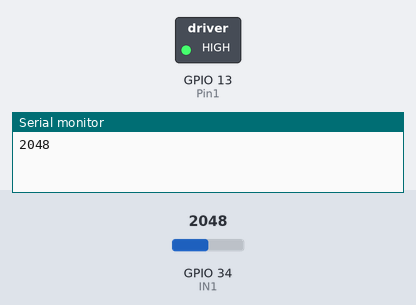
The sketch below on a simulated ESP32. Parts: switched loads named in the sketch (green lamp = pin HIGH), the last lines printed to the serial monitor. The inputs (shaded band) are chosen by the test bench; at power-on: GPIO 34 (IN1) = 2048. WiFi joins after 1.5 s; servers stay silent unless stated.

Above: at 3.0 s.
3.1 s: GPIO 34 (IN1) set to 3431
5.0 s: GPIO 34 (IN1) set to 3566
At 6.3 s:
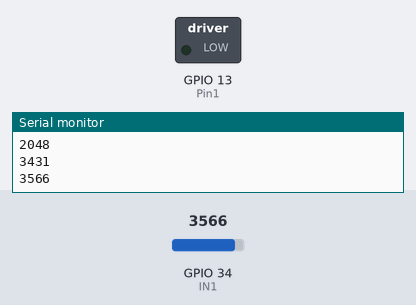
7.3 s: GPIO 34 (IN1) set to 3460
At 9.0 s:
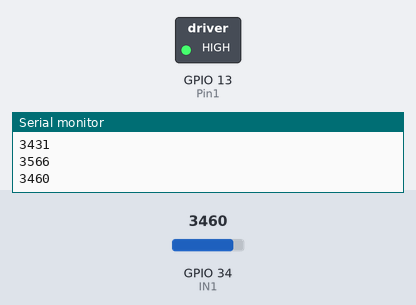
9.3 s: GPIO 34 (IN1) set to 3540
At 10.6 s:
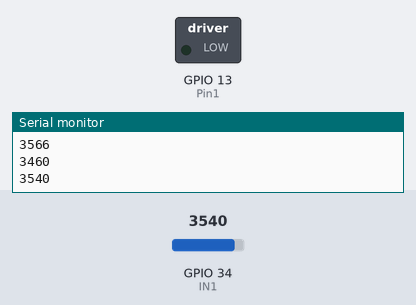
Timing chart, 0 to 12.3 s (numbered marks = the images above; inputs shaded):
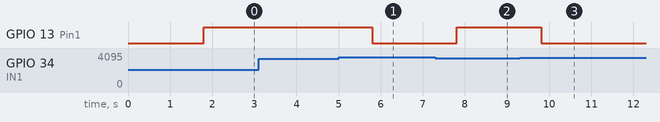

The sketch:

garden_blynk_motor.ino
```cpp
int soilMoistureValue1 = 0;
int IN1 = 34;
int Pin1 = 13;

#include <WiFi.h>
#include <WiFiClient.h>
#include <BlynkSimpleEsp32.h>

char auth[] = "hN3ZdXhURen0vSlO8odthjEoB3na3IfU";

BlynkTimer timer;
char ssid[] = "SSID";
char pass[] = "Wifi-password";

void myTimerEvent()
{
  Blynk.virtualWrite(V34, analogRead(34));
}

void setup()
{
  Serial.begin(9600);

  Blynk.begin(auth, ssid, pass);

  timer.setInterval(1000L, myTimerEvent);
  pinMode(Pin1, OUTPUT);

  pinMode(IN1, INPUT);

  digitalWrite(Pin1, HIGH);
}

void loop()
{
   soilMoistureValue1 = analogRead(IN1);
   Serial.println(soilMoistureValue1);

   if (soilMoistureValue1 > 3500) {
       digitalWrite(Pin1, LOW);
   } else {
       digitalWrite(Pin1, HIGH);
   }
  delay(2000);
  Blynk.run();
  timer.run();
}
```

Measured:
- the behaviour switches between 3500 and 3501 on GPIO 34 (IN1) (found by bisection; images 0 and 1)
- after the input at 5.0 s, GPIO 13 (Pin1): HIGH → LOW after 0.81 s
- after the input at 7.3 s, GPIO 13 (Pin1): LOW → HIGH after 0.51 s
- after the input at 9.3 s, GPIO 13 (Pin1): HIGH → LOW after 0.51 s
